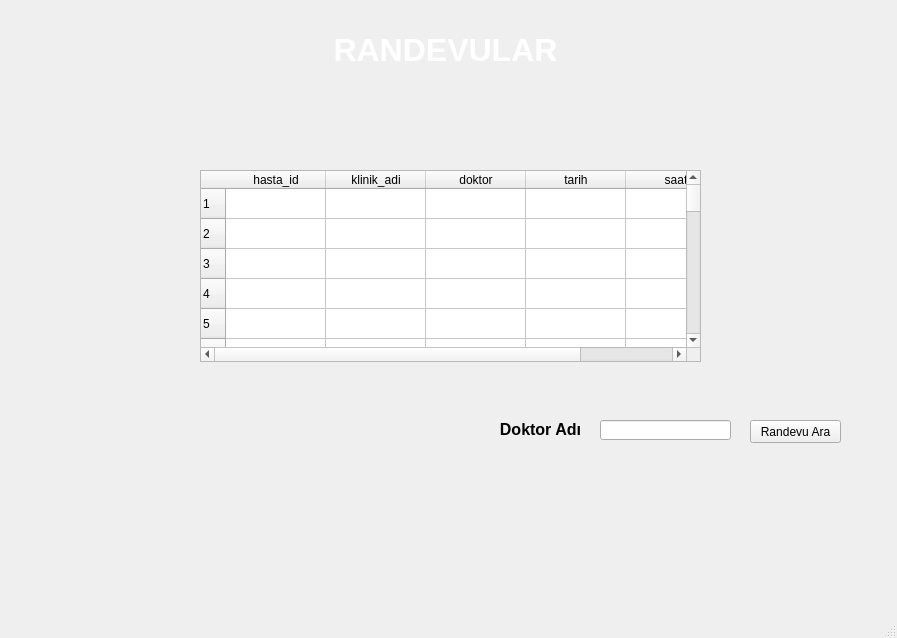
<?xml version="1.0" encoding="UTF-8"?>
<ui version="4.0">
 <class>MainWindow</class>
 <widget class="QMainWindow" name="MainWindow">
  <property name="geometry">
   <rect>
    <x>0</x>
    <y>0</y>
    <width>897</width>
    <height>638</height>
   </rect>
  </property>
  <property name="windowTitle">
   <string>MainWindow</string>
  </property>
  <widget class="QWidget" name="centralwidget">
   <widget class="QLabel" name="label">
    <property name="geometry">
     <rect>
      <x>-30</x>
      <y>-50</y>
      <width>941</width>
      <height>731</height>
     </rect>
    </property>
    <property name="text">
     <string/>
    </property>
    <property name="pixmap">
     <pixmap>Adsız.png</pixmap>
    </property>
    <property name="scaledContents">
     <bool>true</bool>
    </property>
   </widget>
   <widget class="QLabel" name="label_3">
    <property name="geometry">
     <rect>
      <x>120</x>
      <y>30</y>
      <width>651</width>
      <height>41</height>
     </rect>
    </property>
    <property name="text">
     <string>&lt;html&gt;&lt;head/&gt;&lt;body&gt;&lt;p align=&quot;center&quot;&gt;&lt;span style=&quot; font-size:24pt; font-weight:600; color:#ffffff;&quot;&gt;RANDEVULAR&lt;/span&gt;&lt;/p&gt;&lt;/body&gt;&lt;/html&gt;</string>
    </property>
   </widget>
   <widget class="QLabel" name="label_2">
    <property name="geometry">
     <rect>
      <x>10</x>
      <y>10</y>
      <width>71</width>
      <height>71</height>
     </rect>
    </property>
    <property name="text">
     <string/>
    </property>
    <property name="pixmap">
     <pixmap>20200316220122!Saglikbakanligi_logo (2).png</pixmap>
    </property>
    <property name="scaledContents">
     <bool>true</bool>
    </property>
   </widget>
   <widget class="QTableWidget" name="randevular">
    <property name="geometry">
     <rect>
      <x>200</x>
      <y>170</y>
      <width>501</width>
      <height>192</height>
     </rect>
    </property>
    <property name="rowCount">
     <number>100</number>
    </property>
    <row/>
    <row/>
    <row/>
    <row/>
    <row/>
    <row/>
    <row/>
    <row/>
    <row/>
    <row/>
    <row/>
    <row/>
    <row/>
    <row/>
    <row/>
    <row/>
    <row/>
    <row/>
    <row/>
    <row/>
    <row/>
    <row/>
    <row/>
    <row/>
    <row/>
    <row/>
    <row/>
    <row/>
    <row/>
    <row/>
    <row/>
    <row/>
    <row/>
    <row/>
    <row/>
    <row/>
    <row/>
    <row/>
    <row/>
    <row/>
    <row/>
    <row/>
    <row/>
    <row/>
    <row/>
    <row/>
    <row/>
    <row/>
    <row/>
    <row/>
    <row/>
    <row/>
    <row/>
    <row/>
    <row/>
    <row/>
    <row/>
    <row/>
    <row/>
    <row/>
    <row/>
    <row/>
    <row/>
    <row/>
    <row/>
    <row/>
    <row/>
    <row/>
    <row/>
    <row/>
    <row/>
    <row/>
    <row/>
    <row/>
    <row/>
    <row/>
    <row/>
    <row/>
    <row/>
    <row/>
    <row/>
    <row/>
    <row/>
    <row/>
    <row/>
    <row/>
    <row/>
    <row/>
    <row/>
    <row/>
    <row/>
    <row/>
    <row/>
    <row/>
    <row/>
    <row/>
    <row/>
    <row/>
    <row/>
    <row/>
    <column>
     <property name="text">
      <string>hasta_id</string>
     </property>
    </column>
    <column>
     <property name="text">
      <string>klinik_adi</string>
     </property>
    </column>
    <column>
     <property name="text">
      <string>doktor</string>
     </property>
    </column>
    <column>
     <property name="text">
      <string>tarih</string>
     </property>
    </column>
    <column>
     <property name="text">
      <string>saat</string>
     </property>
    </column>
   </widget>
   <widget class="QLabel" name="label_4">
    <property name="geometry">
     <rect>
      <x>490</x>
      <y>420</y>
      <width>101</width>
      <height>16</height>
     </rect>
    </property>
    <property name="text">
     <string>&lt;html&gt;&lt;head/&gt;&lt;body&gt;&lt;p align=&quot;center&quot;&gt;&lt;span style=&quot; font-size:12pt; font-weight:600;&quot;&gt;Doktor Adı&lt;/span&gt;&lt;/p&gt;&lt;/body&gt;&lt;/html&gt;</string>
    </property>
   </widget>
   <widget class="QLineEdit" name="doktoradi">
    <property name="geometry">
     <rect>
      <x>600</x>
      <y>420</y>
      <width>131</width>
      <height>20</height>
     </rect>
    </property>
   </widget>
   <widget class="QPushButton" name="randevuara">
    <property name="geometry">
     <rect>
      <x>750</x>
      <y>420</y>
      <width>91</width>
      <height>23</height>
     </rect>
    </property>
    <property name="text">
     <string>Randevu Ara</string>
    </property>
   </widget>
  </widget>
  <widget class="QMenuBar" name="menubar">
   <property name="geometry">
    <rect>
     <x>0</x>
     <y>0</y>
     <width>897</width>
     <height>21</height>
    </rect>
   </property>
  </widget>
  <widget class="QStatusBar" name="statusbar"/>
 </widget>
 <resources/>
 <connections/>
</ui>
